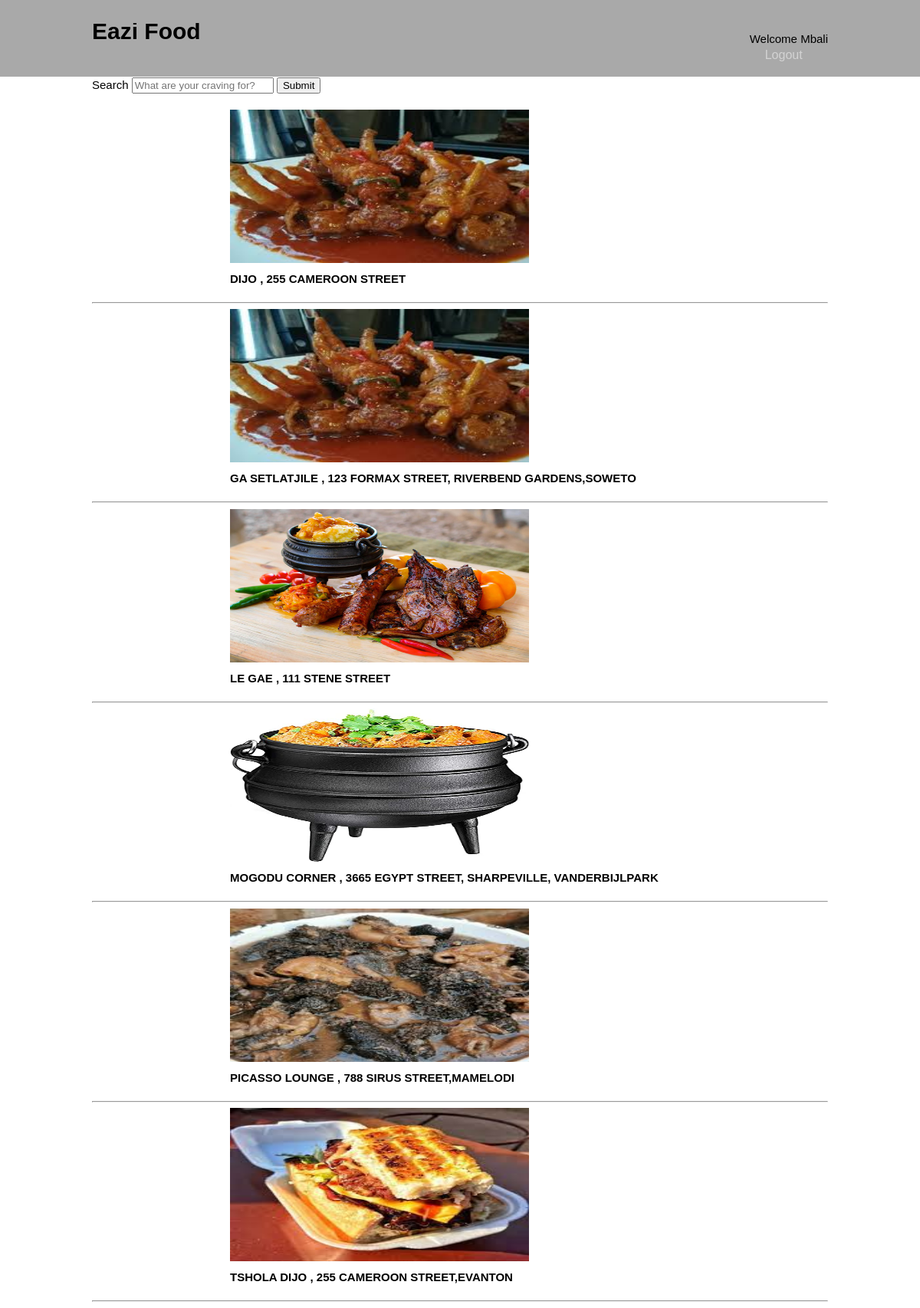
Page /Group11_TheAccelerators_Demo/customerPage.php (signed in) on the committed database.
### tables this page shows
CREATE TABLE `restaurant` (
  `restaurantName` varchar(50) NOT NULL,
  `address` varchar(50) NOT NULL,
  `cuisine` varchar(50) NOT NULL,
  `firstName` varchar(50) NOT NULL,
  `lastName` varchar(50) NOT NULL,
  `email` varchar(50) NOT NULL,
  `phoneNumber` varchar(10) NOT NULL,
  `password` int(50) NOT NULL,
  `image` varchar(100) NOT NULL
);

### Group11_TheAccelerators_Demo/customerPage.php (the view, shortened to what this page needs)
<?php
include("connection.php");
?>
<!DOCTYPE html>
<html lang="en">
<head>
    <link rel="stylesheet" href="./css/style.css">
</head>
<body>
    <header>
        <div class="container">
            <div id="branding">
                <h1>Eazi Food</h1>
            </div>
            <nav>
                <?php
                if ($_SESSION['customerName'] != null) {
                    echo '<div>Welcome ' . $_SESSION['customerName'] . '</div>'
                        . '<ul>
                                <li><a href="logout.php">Logout</a></li>
                            </ul>';
                } else {
                    echo '<div>Welcome please login or signup to order</div>'
                        . '<ul>
                                <li><a href="login.php">login</a></li>
                            </ul>';
                }
                ?>
            </nav>
        </div>
    </header>
    <section>
        <form method="POST" action="restaurants.php" class="container">
            <label for="">Search</label>
            <input type=" text" placeholder="What are your craving for?" name="search" />
            <input type="submit" name="submit"><br><br>
            <?php
            $sql = "SELECT * FROM restaurant";
            $results = $con->query($sql);
            if ($results->num_rows > 0) {
                while ($row = mysqli_fetch_assoc($results)) {
                    echo "<div class='contain'>" . "<a href ='menu.php?rn=" . $row["restaurantName"] . "'>"
                        . "<img class='image-style' src='restaurantImages/" . $row['image'] . "' style='height: 200px; width:50%';> <a><br>"
                        . "<div>" . "<h4>" . $row["restaurantName"] . " , " . $row["address"] . "</h4>"  . "</div>" . "</div>" . "<hr>";
                }
            } else {
                echo "Error: " . $sql . "<br>" . $con->error;
            }
            ?>
        </form>
    </section>
</body>
</html>

### Group11_TheAccelerators_Demo/css/style.css (style rules this page uses)
body { font-family: Arial, Helvetica, sans-serif; font-size: 15px; line-height: 1.4em; padding: 0; margin: 0; background-color: white; }
.container { width: 80%; margin: auto; overflow: hidden; }
header { background-color: darkgray; padding-top: 30px; min-height: 70px; }
header a { color: lightgray; text-decoration: none; font-size: 16px; }
ul { margin: 0; padding: 0; }
header li { float: left; display: inline; padding: 0 20px 0 20px; }
header #branding { float: left; }
header #branding h1 { margin: 0; }
header nav { float: right; margin-top: 10px; }

### Group11_TheAccelerators_Demo/customerPage.php (style rules this page uses)
.contain h4 { margin-top: 5px; text-transform: uppercase; }
.contain { margin-left: 180px; }

### rows in the picture
restaurant: image (picture), restaurantName "DIJO", address "255 CAMEROON STREET"
restaurant: image (picture), restaurantName "GA SETLATJILE", address "123 FORMAX STREET, RIVERBEND GARDENS,SOWETO"
restaurant: image (picture), restaurantName "LE GAE", address "111 STENE STREET"
restaurant: image (picture), restaurantName "MOGODU CORNER", address "3665 EGYPT STREET, SHARPEVILLE, VANDERBIJLPARK"
restaurant: image (picture), restaurantName "PICASSO LOUNGE", address "788 SIRUS STREET,MAMELODI"
restaurant: image (picture), restaurantName "TSHOLA DIJO", address "255 CAMEROON STREET,EVANTON"

### other values in the picture
$_SESSION['customerName'] "Mbali"
